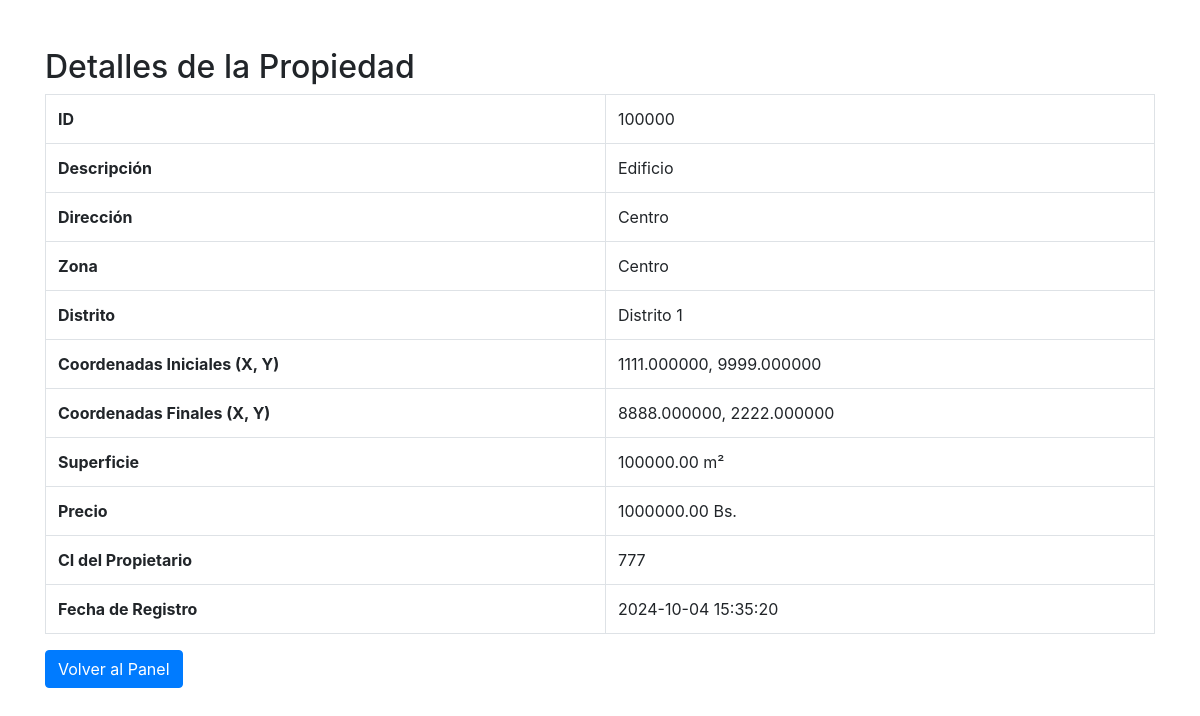
Page /visualizar_propiedad.php?id=100000 (signed in) on the committed database.
### tables this page shows
CREATE TABLE `propiedades` (
  `id` int(11) NOT NULL CHECK (`id` between 100000 and 300000),
  `descripcion` varchar(255) NOT NULL,
  `direccion` varchar(255) DEFAULT NULL,
  `zona` varchar(50) NOT NULL,
  `distrito` varchar(50) NOT NULL,
  `x_ini` decimal(10,6) NOT NULL,
  `y_ini` decimal(10,6) NOT NULL,
  `x_fin` decimal(10,6) NOT NULL,
  `y_fin` decimal(10,6) NOT NULL,
  `superficie` decimal(10,2) NOT NULL,
  `precio` decimal(10,2) DEFAULT NULL,
  `ci` int(11) NOT NULL,
  `fecha_registro` timestamp NOT NULL DEFAULT current_timestamp()
);

### visualizar_propiedad.php (the view, shortened to what this page needs)
<?php
include('db_connection.php');
$idPropiedad = $_GET['id'];
$stmt = $conn->prepare("SELECT * FROM propiedades WHERE id = ?");
$stmt->bind_param('i', $idPropiedad);
$stmt->execute();
$result = $stmt->get_result();
$propiedad = $result->fetch_assoc();
?>
<!DOCTYPE html>
<html lang="es">
<head>
    <link rel="stylesheet" href="https://stackpath.bootstrapcdn.com/bootstrap/4.5.2/css/bootstrap.min.css">
</head>
<body>
    <div class="container mt-5">
        <h2>Detalles de la Propiedad</h2>
        <table class="table table-bordered">
            <tr>
                <th>ID</th>
                <td><?php echo htmlspecialchars($propiedad['id']); ?></td>
            </tr>
            <tr>
                <th>Descripción</th>
                <td><?php echo htmlspecialchars($propiedad['descripcion']); ?></td>
            </tr>
            <tr>
                <th>Dirección</th>
                <td><?php echo htmlspecialchars($propiedad['direccion']); ?></td>
            </tr>
            <tr>
                <th>Zona</th>
                <td><?php echo htmlspecialchars($propiedad['zona']); ?></td>
            </tr>
            <tr>
                <th>Distrito</th>
                <td><?php echo htmlspecialchars($propiedad['distrito']); ?></td>
            </tr>
            <tr>
                <th>Coordenadas Iniciales (X, Y)</th>
                <td><?php echo htmlspecialchars($propiedad['x_ini']) . ', ' . htmlspecialchars($propiedad['y_ini']); ?></td>
            </tr>
            <tr>
                <th>Coordenadas Finales (X, Y)</th>
                <td><?php echo htmlspecialchars($propiedad['x_fin']) . ', ' . htmlspecialchars($propiedad['y_fin']); ?></td>
            </tr>
            <tr>
                <th>Superficie</th>
                <td><?php echo htmlspecialchars($propiedad['superficie']); ?> m²</td>
            </tr>
            <tr>
                <th>Precio</th>
                <td><?php echo htmlspecialchars($propiedad['precio']); ?> Bs.</td>
            </tr>
            <tr>
                <th>CI del Propietario</th>
                <td><?php echo htmlspecialchars($propiedad['ci']); ?></td>
            </tr>
            <tr>
                <th>Fecha de Registro</th>
                <td><?php echo htmlspecialchars($propiedad['fecha_registro']); ?></td>
            </tr>
        </table>
        <a href="dashboard.php" class="btn btn-primary">Volver al Panel</a>
    </div>
</body>
</html>

### rows in the picture
propiedades: id "100000", descripcion "Edificio", direccion "Centro", zona "Centro", distrito "Distrito 1", x_ini "1111.000000", y_ini "9999.000000", x_fin "8888.000000", y_fin "2222.000000", superficie "100000.00", precio "1000000.00", ci "777", fecha_registro "2024-10-04 15:35:20"
